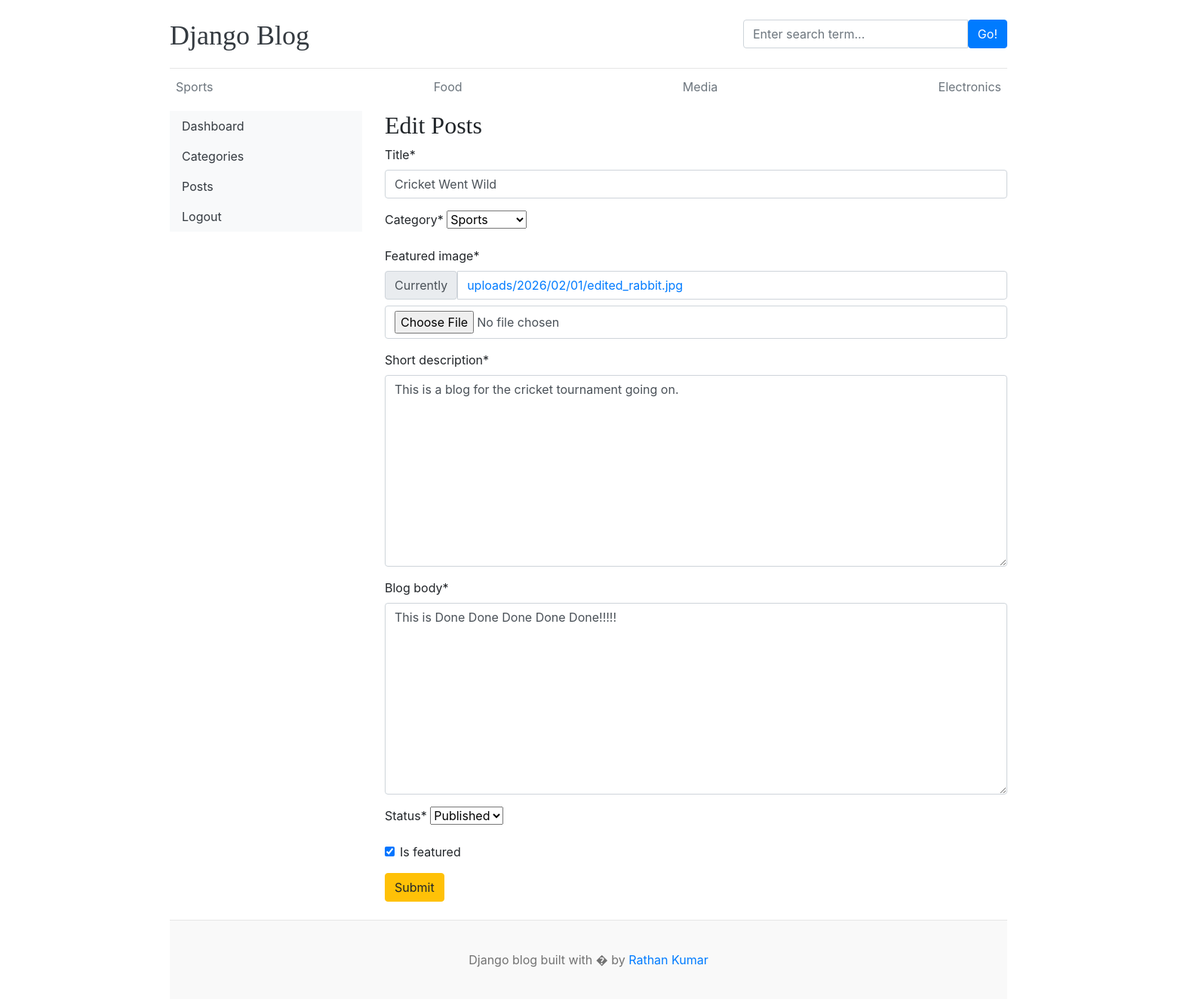
Page /dashboard/posts/edit/1 on the committed database.
### blogs/models.py (models this page shows, shortened)
class Category(models.Model):
    category_name=models.CharField(max_length=50,unique=True)
    created_at=models.DateTimeField(auto_now_add=True)
    updated_at=models.DateTimeField(auto_now=True)
    class Meta:
        verbose_name_plural ='categories'
    def __str__(self):
        return self.category_name

class Blog(models.Model):
    title=models.CharField(max_length=100)
    slug=models.SlugField(max_length=150,unique=True,blank=True)
    category=models.ForeignKey(Category,on_delete=models.CASCADE)
    author=models.ForeignKey(User,on_delete=models.CASCADE)
    featured_image = models.ImageField(upload_to='uploads/%Y/%m/%d')
    short_description = models.TextField(max_length=500)
    blog_body = models.TextField(max_length=2000)
    status = models.CharField(max_length=20,choices=STATUS_CHOICES,default='Draft')
    is_featured =  models.BooleanField(default=False)
    created_at = models.DateTimeField(auto_now_add=True)
    updated_at = models.DateTimeField(auto_now=True)

### dashboard/views.py (the view, shortened to what this page needs)
# urls.py: path('posts/edit/<int:pk>',views.edit_post,name='edit_post'),
def edit_post(request,pk):
    post = get_object_or_404(Blog,pk=pk)
    form =BlogPostForm(instance=post)
    context = {
        'form':form,
        'post':post,
    }
    return render(request,'dashboard/edit_post.html',context)

### dashboard/forms.py
class BlogPostForm(forms.ModelForm):
    class Meta:
        model = Blog
        fields = ('title','category','featured_image','short_description','blog_body','status','is_featured')

### blogs/context_processors.py (called while the page is built)
def get_categories(request):
    categories=Category.objects.all()
    return dict(categories=categories)

def get_about(request):
    try:
        about_us=About.objects.get()
    except:
        about_us=None
    print(about_us)
    return dict(about=about_us)

### blogs/models.py (called while the page is built)
    def __str__(self):
        return self.about_us[:10]

### templates/dashboard/edit_post.html (shortened to what this page needs)
{% extends 'base.html' %}
{% block content %}
{% load crispy_forms_tags %}
<div class="row">
      {% include 'dashboard/sidebar.html' %}
     <div class="col-md-9">
        <h2>Edit Posts</h2>
        <form action="{% url 'edit_post' post.id%}" method="POSt" enctype="multipart/form-data">
            {{ form |crispy }}
            <button class="btn btn-warning">Submit</button>
        </form>
        <br>
     </div>
</div>
{% endblock %}

### templates/base.html (shortened to what this page needs)
{% load static %}
<!DOCTYPE html>
<html lang="en">
<head>
    <link href="https://getbootstrap.com/docs/4.0/dist/css/bootstrap.min.css" rel="stylesheet">
    <link rel="stylesheet" href="https://cdnjs.cloudflare.com/ajax/libs/font-awesome/4.7.0/css/font-awesome.min.css">
    <link href="{% static 'css/blog.css' %}" rel="stylesheet">
  </head>
<body>
    <div class="container">
      <header class="blog-header py-3">
        <div class="row flex-nowrap justify-content-between align-items-center">
          <div class="col-8 pt-1">
            <a class="blog-header-logo text-dark" href="/">Django Blog</a>
          </div>
          <div class="col-4">
            <form action="{% url 'search' %}" method="GET">
              <dic class="input-group">
                <input class="form-control" type="text" name='keyword' placeholder="Enter search term..." aria-label="Enter search term..." aria-describedby="button-search" style="position: center;"/>
                <button type="submit" class="btn btn-primary" id="button-search" type="button">Go!</button>
              </dic>
            </form>
          </div>
          <div class="col-4 d-flex justify-content-end align-items-center">
          </div>
        </div>
      </header>
      <div class="nav-scroller py-1 mb-2">
        <nav class="nav d-flex justify-content-between">
          {% for ct in categories %}
          <a class="p-2 text-muted" href="{% url 'posts_by_category' ct.id %}">{{ct.category_name}}</a>
          {% endfor %}
        </nav>
      </div>
{% block content %}
{% endblock %}
<footer class="blog-footer">
  <p>Django blog built with � by <a href="#">Rathan Kumar</a></p>
</footer>
</body>
</html>

### blog_main/static/css/blog.css (style rules this page uses)
.blog-header { border-bottom: 1px solid #e5e5e5; }
.blog-header-logo { font-family: "Playfair Display", Georgia, "Times New Roman", serif; font-size: 2.25rem; }
h1, h2, h3, h4, h5, h6 { font-family: "Playfair Display", Georgia, "Times New Roman", serif; }
.blog-footer { padding: 2.5rem 0; color: #727272; text-align: center; background-color: #f9f9f9; border-top: .05rem solid #e5e5e5; }
.blog-footer p:last-child { margin-bottom: 0; }

### rows in the picture
Category: category_name "Sports"
Category: category_name "Food"
Category: category_name "Media"
Category: category_name "Electronics"
Blog: title "Cricket Went Wild", category "Sports", short_description "This is a blog for the cricket tournament going on.", blog_body "This is Done Done Done Done Done!!!!!", status "Published", is_featured "☑"
